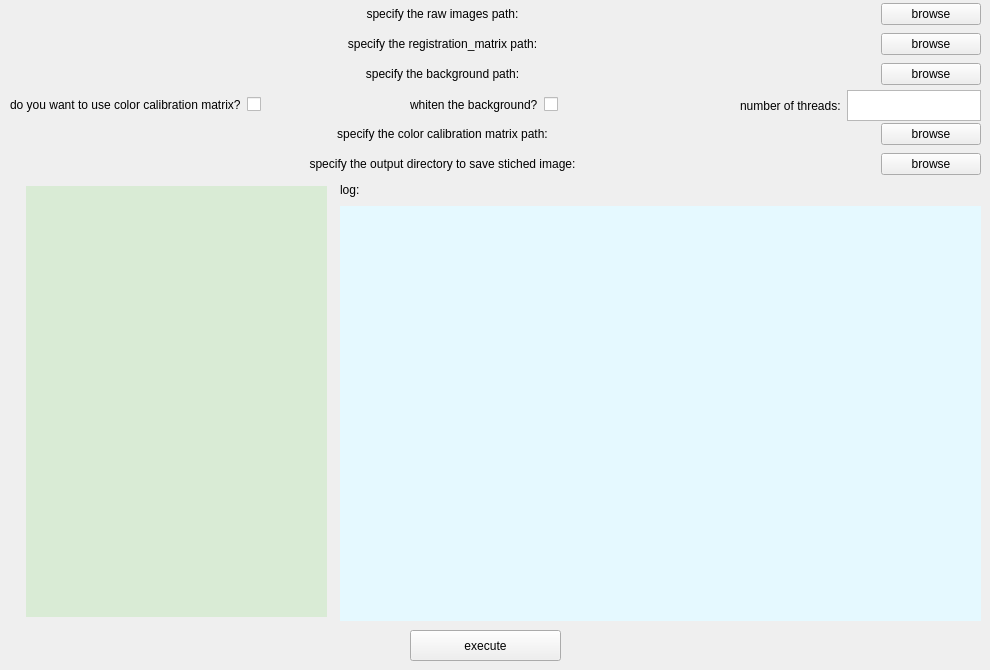
    <widget class="QWidget" name="tab_3">
     <attribute name="title">
      <string>stich</string>
     </attribute>
     <widget class="QWidget" name="verticalLayoutWidget_11">
      <property name="geometry">
       <rect>
        <x>10</x>
        <y>0</y>
        <width>971</width>
        <height>29</height>
       </rect>
      </property>
      <layout class="QVBoxLayout" name="verticalLayout_14">
       <item>
        <layout class="QHBoxLayout" name="horizontalLayout_21">
         <item>
          <widget class="QLabel" name="stich_raw_text">
           <property name="text">
            <string>specify the raw images path:</string>
           </property>
           <property name="alignment">
            <set>Qt::AlignCenter</set>
           </property>
          </widget>
         </item>
         <item>
          <widget class="QPushButton" name="stich_raw_but">
           <property name="maximumSize">
            <size>
             <width>100</width>
             <height>16777215</height>
            </size>
           </property>
           <property name="text">
            <string>browse</string>
           </property>
          </widget>
         </item>
        </layout>
       </item>
      </layout>
     </widget>
     <widget class="QWidget" name="verticalLayoutWidget_12">
      <property name="geometry">
       <rect>
        <x>10</x>
        <y>30</y>
        <width>971</width>
        <height>29</height>
       </rect>
      </property>
      <layout class="QVBoxLayout" name="verticalLayout_15">
       <item>
        <layout class="QHBoxLayout" name="horizontalLayout_22">
         <item>
          <widget class="QLabel" name="stich_regmat_text">
           <property name="text">
            <string>specify the registration_matrix path:</string>
           </property>
           <property name="alignment">
            <set>Qt::AlignCenter</set>
           </property>
          </widget>
         </item>
         <item>
          <widget class="QPushButton" name="stich_regmat_but">
           <property name="maximumSize">
            <size>
             <width>100</width>
             <height>16777215</height>
            </size>
           </property>
           <property name="text">
            <string>browse</string>
           </property>
          </widget>
         </item>
        </layout>
       </item>
      </layout>
     </widget>
     <widget class="QWidget" name="verticalLayoutWidget_13">
      <property name="geometry">
       <rect>
        <x>10</x>
        <y>60</y>
        <width>971</width>
        <height>29</height>
       </rect>
      </property>
      <layout class="QVBoxLayout" name="verticalLayout_16">
       <item>
        <layout class="QHBoxLayout" name="horizontalLayout_23">
         <item>
          <widget class="QLabel" name="stich_back_text">
           <property name="text">
            <string>specify the background path:</string>
           </property>
           <property name="alignment">
            <set>Qt::AlignCenter</set>
           </property>
          </widget>
         </item>
         <item>
          <widget class="QPushButton" name="stich_back_but">
           <property name="maximumSize">
            <size>
             <width>100</width>
             <height>16777215</height>
            </size>
           </property>
           <property name="text">
            <string>browse</string>
           </property>
          </widget>
         </item>
        </layout>
       </item>
      </layout>
     </widget>
     <widget class="QWidget" name="verticalLayoutWidget_14">
      <property name="geometry">
       <rect>
        <x>10</x>
        <y>90</y>
        <width>331</width>
        <height>29</height>
       </rect>
      </property>
      <layout class="QVBoxLayout" name="verticalLayout_18">
       <item>
        <layout class="QHBoxLayout" name="horizontalLayout_25">
         <item>
          <widget class="QLabel" name="label_4">
           <property name="text">
            <string>do you want to use color calibration matrix?</string>
           </property>
          </widget>
         </item>
         <item>
          <widget class="QCheckBox" name="stich_calibbox">
           <property name="text">
            <string/>
           </property>
          </widget>
         </item>
        </layout>
       </item>
      </layout>
     </widget>
     <widget class="QWidget" name="verticalLayoutWidget_15">
      <property name="geometry">
       <rect>
        <x>10</x>
        <y>120</y>
        <width>971</width>
        <height>29</height>
       </rect>
      </property>
      <layout class="QVBoxLayout" name="verticalLayout_19">
       <item>
        <layout class="QHBoxLayout" name="horizontalLayout_26">
         <item>
          <widget class="QLabel" name="stich_calibmat_text">
           <property name="text">
            <string>specify the color calibration matrix path:</string>
           </property>
           <property name="alignment">
            <set>Qt::AlignCenter</set>
           </property>
          </widget>
         </item>
         <item>
          <widget class="QPushButton" name="stich_calibmat_but">
           <property name="maximumSize">
            <size>
             <width>100</width>
             <height>16777215</height>
            </size>
           </property>
           <property name="text">
            <string>browse</string>
           </property>
          </widget>
         </item>
        </layout>
       </item>
      </layout>
     </widget>
     <widget class="QWidget" name="verticalLayoutWidget_16">
      <property name="geometry">
       <rect>
        <x>10</x>
        <y>150</y>
        <width>971</width>
        <height>29</height>
       </rect>
      </property>
      <layout class="QVBoxLayout" name="verticalLayout_20">
       <item>
        <layout class="QHBoxLayout" name="horizontalLayout_27">
         <item>
          <widget class="QLabel" name="stich_out_text">
           <property name="text">
            <string>specify the output directory to save stiched image:</string>
           </property>
           <property name="alignment">
            <set>Qt::AlignCenter</set>
           </property>
          </widget>
         </item>
         <item>
          <widget class="QPushButton" name="stich_out_but">
           <property name="maximumSize">
            <size>
             <width>100</width>
             <height>16777215</height>
            </size>
           </property>
           <property name="text">
            <string>browse</string>
           </property>
          </widget>
         </item>
        </layout>
       </item>
      </layout>
     </widget>
     <widget class="QWidget" name="verticalLayoutWidget_17">
      <property name="geometry">
       <rect>
        <x>740</x>
        <y>90</y>
        <width>241</width>
        <height>31</height>
       </rect>
      </property>
      <layout class="QVBoxLayout" name="verticalLayout_21">
       <item>
        <layout class="QHBoxLayout" name="horizontalLayout_28">
         <item>
          <widget class="QLabel" name="label_5">
           <property name="text">
            <string>number of threads:</string>
           </property>
          </widget>
         </item>
         <item>
          <widget class="QTextEdit" name="stich_threadnum"/>
         </item>
        </layout>
       </item>
      </layout>
     </widget>
     <widget class="QWidget" name="layoutWidget_2">
      <property name="geometry">
       <rect>
        <x>340</x>
        <y>180</y>
        <width>641</width>
        <height>441</height>
       </rect>
      </property>
      <layout class="QVBoxLayout" name="verticalLayout_22">
       <item>
        <layout class="QVBoxLayout" name="verticalLayout_23">
         <item>
          <widget class="QLabel" name="label_9">
           <property name="maximumSize">
            <size>
             <width>16777215</width>
             <height>20</height>
            </size>
           </property>
           <property name="text">
            <string>log:</string>
           </property>
          </widget>
         </item>
         <item>
          <widget class="QLabel" name="stich_log">
           <property name="autoFillBackground">
            <bool>false</bool>
           </property>
           <property name="styleSheet">
            <string notr="true">background:#e5f9ff;</string>
           </property>
           <property name="text">
            <string/>
           </property>
          </widget>
         </item>
        </layout>
       </item>
      </layout>
     </widget>
     <widget class="QLabel" name="stich_img">
      <property name="geometry">
       <rect>
        <x>26</x>
        <y>186</y>
        <width>301</width>
        <height>431</height>
       </rect>
      </property>
      <property name="styleSheet">
       <string notr="true">background:#d9ebd5;</string>
      </property>
      <property name="text">
       <string/>
      </property>
     </widget>
     <widget class="QPushButton" name="stich_exec_but">
      <property name="geometry">
       <rect>
        <x>410</x>
        <y>630</y>
        <width>151</width>
        <height>31</height>
       </rect>
      </property>
      <property name="autoFillBackground">
       <bool>false</bool>
      </property>
      <property name="text">
       <string>execute</string>
      </property>
     </widget>
     <widget class="QWidget" name="verticalLayoutWidget_30">
      <property name="geometry">
       <rect>
        <x>410</x>
        <y>90</y>
        <width>221</width>
        <height>29</height>
       </rect>
      </property>
      <layout class="QVBoxLayout" name="verticalLayout_42">
       <item>
        <layout class="QHBoxLayout" name="horizontalLayout_34">
         <item>
          <widget class="QLabel" name="label_21">
           <property name="text">
            <string>whiten the background?</string>
           </property>
          </widget>
         </item>
         <item>
          <widget class="QCheckBox" name="stich_calibbox_2">
           <property name="text">
            <string/>
           </property>
          </widget>
         </item>
        </layout>
       </item>
      </layout>
     </widget>
    </widget>
